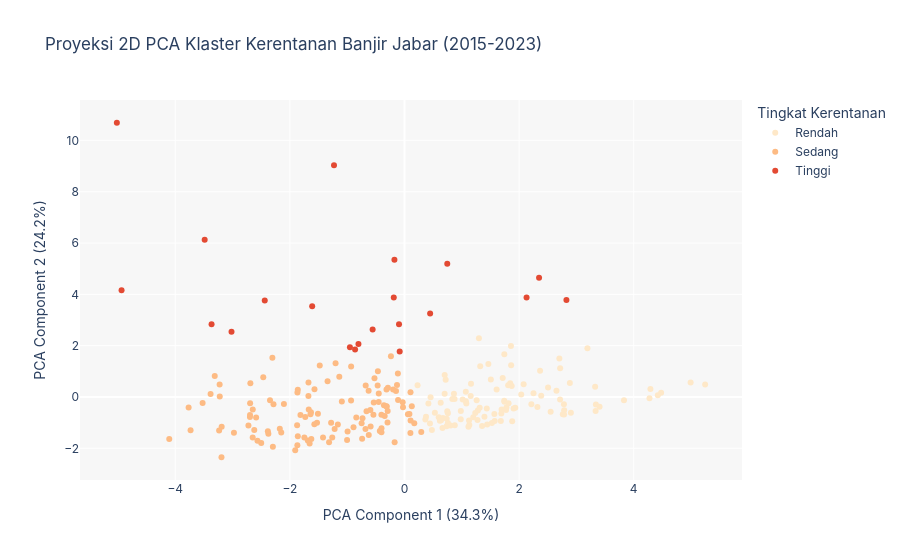

The notebook cell saved with this chart:
### Markdown cell above
### Visualisasi Tingkat Lanjut (Premium Visualizations)

Untuk menyajikan hasil klasterisasi dengan daya tarik visual yang tinggi (*premium aesthetics*), bagian ini menyajikan:
1. **PCA 2D Cluster Scatter Plot**: Memproyeksikan data multi-dimensi menjadi dua komponen utama agar kita bisa melihat bagaimana K-Means secara geometris membagi daerah-daerah tersebut.
2. **Radar Chart (Karakteristik Profil)**: Menampilkan profil rata-rata fitur yang terstandardisasi untuk setiap klaster. Ini membantu kita melihat secara langsung fitur apa yang paling dominan di setiap klaster.
3. **Box Plot Distribusi Fitur**: Memperlihatkan sebaran data riil dari fitur-fitur kunci seperti `jumlah_banjir`, `total_hari_hujan_ekstrem`, dan `jumlah_sampah_ton_per_tahun` untuk masing-masing klaster.

### Code cell
# Proyeksi PCA 2D
pca = PCA(n_components=2, random_state=42)
pca_coords = pca.fit_transform(scaled_array)
yearly_df['pca_1'] = pca_coords[:, 0]
yearly_df['pca_2'] = pca_coords[:, 1]

# Interactive Plotly Scatter Plot
fig_pca = px.scatter(
    yearly_df,
    x='pca_1',
    y='pca_2',
    color='cluster_label',
    color_discrete_map=COLOR_MAP,
    category_orders={"cluster_label": ["Rendah", "Sedang", "Tinggi"]},
    hover_data=['nama_clean', 'tahun', 'skor_kerentanan'],
    title="Proyeksi 2D PCA Klaster Kerentanan Banjir Jabar (2015-2023)"
)

fig_pca.update_layout(
    xaxis_title=f"PCA Component 1 ({pca.explained_variance_ratio_[0]*100:.1f}%)",
    yaxis_title=f"PCA Component 2 ({pca.explained_variance_ratio_[1]*100:.1f}%)",
    legend_title="Tingkat Kerentanan",
    plot_bgcolor='rgba(240,240,240,0.5)',
    paper_bgcolor='white',
    font=dict(family="Outfit, Inter, sans-serif", size=12)
)
fig_pca.show()

### Figure 1 — Plotly figure (JSON) as saved in the notebook; plotly's stock layout.template omitted (floating-point values rounded to 4 significant figures; data arrays with more than 128 entries replaced by an {"elided": "..."} marker saying what was removed)
{"data": [{"customdata": {"elided": "105x3 mixed values"}, "hovertemplate": "cluster_label=Rendah<br>pca_1=%{x}<br>pca_2=%{y}<br>nama_clean=%{customdata[0]}<br>tahun=%{customdata[1]}<br>skor_kerentanan=%{customdata[2]}<extra></extra>", "legendgroup": "Rendah", "marker": {"color": "#FEE8C8", "symbol": "circle"}, "mode": "markers", "name": "Rendah", "orientation": "v", "showlegend": true, "type": "scatter", "x": [0.7003, 0.7185, 0.2286, 0.4552, 2.214, 0.8349, 1.259, 1.779, 1.321, 0.6318, 0.757, 1.161, 1.132, 0.4449, 0.3646, 0.5299, 0.8735, 1.695, 0.7463, 1.69, 0.8625, 1.279, 3.339, 0.6177, 1.844, 2.702, 1.861, 3.192, 1.904, 1.608, 2.386, 2.652, 2.716, 1.436, 1.744, 1.463, 1.816, 3.83, 3.326, 4.291, 5.246, 2.505, 1.742, 2.55, 4.992, 2.785, 1.015, 1.933, 1.568, 2.251, 2.763, 0.478, 1.525, 1.681, 1.772, 2.903, 2.319, 2.886, 1.299, 2.715, 2.079, 2.366, 1.714, 1.395, 0.3755, 0.7361, 1.235, 1.312, 0.8031, 1.443, 1.274, 0.9815, 0.7014, 0.6631, 0.671, 1.155, 1.858, 1.809, 0.5972, 0.6371, 2.786, 3.404, 0.7348, 3.335, 4.421, 4.275, 1.071, 1.574, 1.507, 4.478, 2.782, 1.87, 2.037, 1.741, 1.126, 0.8775, 1.2, 0.9831, 0.4174, 0.7573, 1.07, 1.078, 1.116, 1.354, 1.879], "xaxis": "x", "y": [0.1297, 0.6739, 0.4543, -0.006714, -0.2871, -0.08275, -0.1228, -0.4102, 1.197, -0.2287, -0.6327, 0.5169, -1.095, -1.036, -0.881, -0.6179, -0.08202, -0.491, -0.5588, -0.6396, 0.1297, -0.5262, -0.2959, -0.9281, 0.5339, 1.496, 1.235, 1.895, -0.4478, 0.2892, 0.04818, 0.2469, 1.116, -0.4473, -0.1863, 1.283, -0.2461, -0.1261, 0.3946, 0.3126, 0.4832, 0.3738, 1.669, -0.5717, 0.5665, -0.6778, -0.09957, -0.4213, -0.6603, 0.1478, -0.6765, -1.289, -1.017, -0.9384, -0.5071, -0.6176, -0.3867, 0.5465, 2.294, -0.1, 0.4951, 1.025, 0.7377, -0.7679, -0.7728, -0.8478, -0.6187, -0.4205, -1.112, -1.074, -0.8979, -0.8704, 0.8569, -1.208, -0.8165, 0.03584, 1.986, 0.4614, -0.7876, -0.9032, -0.5175, -0.3776, -1.141, -0.5437, 0.06365, -0.05274, -0.1654, -0.9399, 0.6792, 0.1662, -0.283, 0.4246, 0.09249, -0.1495, -0.9179, -1.098, -0.7905, -0.5439, -0.252, -1.018, 0.2079, -0.2535, -1.157, -1.13, -0.9467], "yaxis": "y"}, {"customdata": {"elided": "117x3 mixed values"}, "hovertemplate": "cluster_label=Sedang<br>pca_1=%{x}<br>pca_2=%{y}<br>nama_clean=%{customdata[0]}<br>tahun=%{customdata[1]}<br>skor_kerentanan=%{customdata[2]}<extra></extra>", "legendgroup": "Sedang", "marker": {"color": "#FDBB84", "symbol": "circle"}, "mode": "markers", "name": "Sedang", "orientation": "v", "showlegend": true, "type": "scatter", "x": [-3.311, -0.03133, -3.226, -1.479, -0.6808, -3.766, -1.632, -1.573, -2.695, -1.675, -0.5238, -3.384, -0.5424, -3.224, -2.464, -1.862, -2.697, -1.163, -1.219, -4.105, -2.296, -2.621, 0.1707, -2.976, -0.8413, -0.2959, -3.523, -1.868, -2.589, -0.993, -3.733, -2.375, -1.64, -0.1478, -0.2364, -1.526, -0.6769, -0.289, -0.4506, -2.346, 0.1276, -2.305, -1.138, -1.571, 0.06019, -1.687, -0.3586, -1.203, -0.6626, -1.002, -0.4028, -0.748, -0.7325, -1.342, -0.1122, -0.1982, -1.093, -0.02598, -0.4684, -0.6259, -1.747, -1.873, -2.286, -1.28, -1.815, -0.5948, -0.3455, -2.648, -1.655, -2.176, -2.565, -0.9315, -0.1157, -0.1307, -2.104, -2.689, -1.677, 0.2926, -2.649, -0.7394, -0.6233, -3.193, -1.861, -2.15, 0.1065, -3.19, -0.4492, -0.9321, 0.105, -0.3105, -0.4639, -0.5363, -2.5, -0.4308, -1.731, -0.8895, -1.511, 0.1033, -3.235, -0.5914, -0.3139, 0.0862, -2.694, -2.723, -1.671, -2.384, -0.2937, -0.3153, -1.906, -1.26, -1.421, -1.625, -0.4014, -0.1719, -1.869, -0.4018, -1.316], "xaxis": "x", "y": [0.8184, -0.2072, 0.4829, 1.224, -1.245, -0.4103, -0.5956, -1.059, -0.7015, 0.5602, 0.7313, 0.1162, -0.6925, 0.02083, 0.7691, 0.2778, -0.7838, -1.07, -1.246, -1.638, -1.937, -1.287, -1.024, -1.392, -0.8033, -0.9962, -0.2336, 0.1774, -0.7945, -1.341, -1.296, -1.432, -0.6686, 0.2381, 1.588, -0.9998, 0.445, 0.3618, -0.1979, -0.1277, -0.3598, 1.532, 0.7879, 0.3058, -0.6708, -1.698, -0.3172, 1.32, -0.5513, -1.68, -0.6887, -1.021, -0.832, 0.6088, -0.118, 0.2879, -0.1714, -0.397, 0.4499, 0.2397, -1.577, -1.103, -0.2784, -1.007, -0.697, -0.5066, -0.7421, -0.4875, -1.81, -1.239, -1.708, 1.185, 0.9155, 0.4702, -0.2695, 0.5375, 0.0344, -1.363, -1.579, -1.628, -1.486, -2.348, -1.525, -1.382, -0.9135, -1.162, 0.1351, -0.1341, 0.1867, -0.3732, 1.006, -0.2162, -1.793, -1.325, -0.7815, -1.181, -0.652, -1.403, -1.304, -1.154, 0.2966, -0.6613, -0.2429, -1.109, -0.4871, -1.333, -0.5434, -0.3638, -2.07, -1.575, -1.576, -1.639, -1.217, -1.761, -1.884, -1.378, -1.768], "yaxis": "y"}, {"customdata": [["KABUPATEN BOGOR", 2017, 0.4612], ["KABUPATEN BOGOR", 2019, 0.4212], ["KABUPATEN BOGOR", 2020, 1.597], ["KABUPATEN BOGOR", 2021, 2.271], ["KABUPATEN BOGOR", 2022, 0.8728], ["KABUPATEN BOGOR", 2023, 0.4953], ["KABUPATEN SUKABUMI", 2021, 1.039], ["KABUPATEN SUKABUMI", 2022, 1.16], ["KABUPATEN BANDUNG", 2016, 1.749], ["KABUPATEN BANDUNG", 2017, 0.5528], ["KABUPATEN BANDUNG", 2018, -0.1235], ["KABUPATEN BANDUNG", 2019, -0.3718], ["KABUPATEN BANDUNG", 2020, 0.1549], ["KABUPATEN BANDUNG", 2021, 1.093], ["KABUPATEN BANDUNG", 2022, 0.3464], ["KABUPATEN BANDUNG", 2023, -0.2354], ["KABUPATEN GARUT", 2019, 0.439], ["KABUPATEN CIREBON", 2020, 0.9667], ["KABUPATEN KARAWANG", 2021, 0.4265], ["KABUPATEN KARAWANG", 2022, 0.2847], ["KABUPATEN BEKASI", 2020, 0.4049]], "hovertemplate": "cluster_label=Tinggi<br>pca_1=%{x}<br>pca_2=%{y}<br>nama_clean=%{customdata[0]}<br>tahun=%{customdata[1]}<br>skor_kerentanan=%{customdata[2]}<extra></extra>", "legendgroup": "Tinggi", "marker": {"color": "#E34A33", "symbol": "circle"}, "mode": "markers", "name": "Tinggi", "orientation": "v", "showlegend": true, "type": "scatter", "x": [-0.5557, -0.08394, -3.486, -5.019, -2.438, -0.1756, -3.018, -3.366, -4.937, 0.7462, 2.13, 2.825, 0.4475, -1.23, -0.1869, 2.348, -0.09522, -1.611, -0.8033, -0.952, -0.862], "xaxis": "x", "y": [2.634, 1.769, 6.131, 10.69, 3.759, 5.351, 2.543, 2.838, 4.158, 5.195, 3.881, 3.778, 3.251, 9.029, 3.879, 4.651, 2.837, 3.532, 2.066, 1.936, 1.854], "yaxis": "y"}], "layout": {"font": {"family": "Outfit, Inter, sans-serif", "size": 12}, "legend": {"title": {"text": "Tingkat Kerentanan"}, "tracegroupgap": 0}, "paper_bgcolor": "white", "plot_bgcolor": "rgba(240,240,240,0.5)", "title": {"text": "Proyeksi 2D PCA Klaster Kerentanan Banjir Jabar (2015-2023)"}, "xaxis": {"anchor": "y", "domain": [0, 1], "title": {"text": "PCA Component 1 (34.3%)"}}, "yaxis": {"anchor": "x", "domain": [0, 1], "title": {"text": "PCA Component 2 (24.2%)"}}}}
